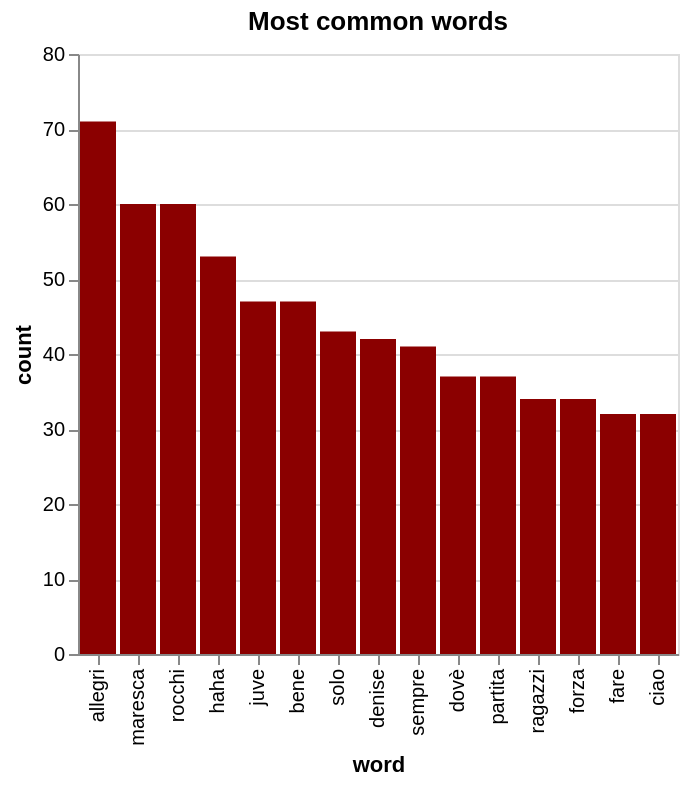

Source (Vega-Lite JSON):
### Vega-Lite specification from a JSON file in a GitHub repository (floating-point values rounded to 4 significant figures)
{"config": {"view": {"continuousWidth": 400, "continuousHeight": 300}}, "data": {"name": "data-8a22b274daab5ce94d285e17214649c1"}, "mark": {"type": "bar", "color": "darkred", "tooltip": true}, "encoding": {"x": {"field": "word", "sort": null, "type": "nominal"}, "y": {"field": "count", "type": "quantitative"}}, "title": "Most common words", "width": "container", "$schema": "https://vega.github.io/schema/vega-lite/v5.6.1.json", "datasets": {"data-8a22b274daab5ce94d285e17214649c1": [{"word": "allegri", "count": 71}, {"word": "maresca", "count": 60}, {"word": "rocchi", "count": 60}, {"word": "haha", "count": 53}, {"word": "juve", "count": 47}, {"word": "bene", "count": 47}, {"word": "solo", "count": 43}, {"word": "denise", "count": 42}, {"word": "sempre", "count": 41}, {"word": "dovè", "count": 37}, {"word": "partita", "count": 37}, {"word": "ragazzi", "count": 34}, {"word": "forza", "count": 34}, {"word": "fare", "count": 32}, {"word": "ciao", "count": 32}]}}
